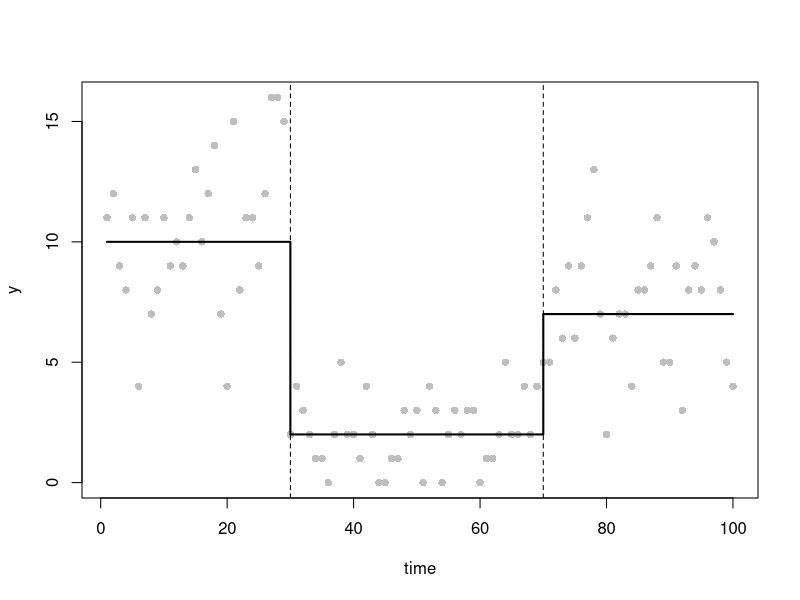
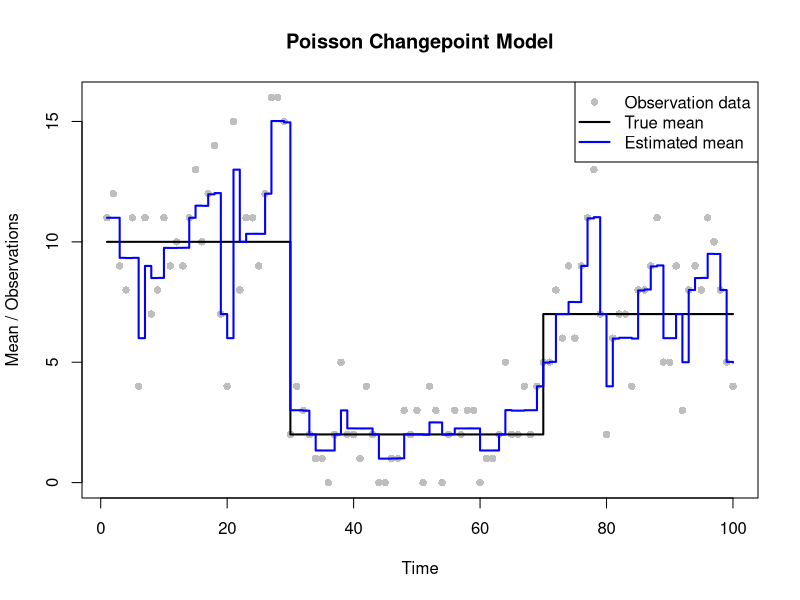
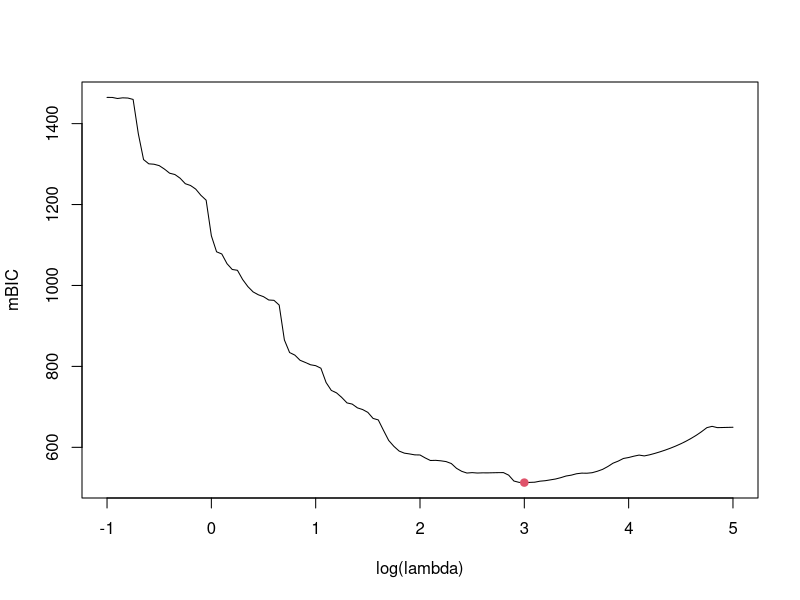
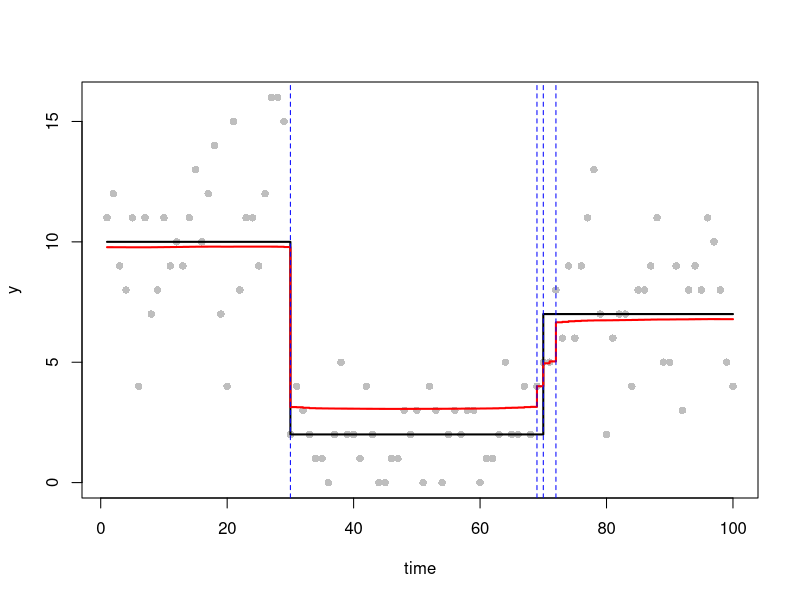

Here is the R script that generated these plots, in order:
# =============================================================================
# Changepoint Estimation
#
# Authors:
# Pierrick de Boer: S3034691
# Fagan Ganbarli: S3015664
# Raneem Alluhaydan: S3044929
#
# Contributions:
# Fagan Ganbarli (%): Task 1-3
# Raneem Alluhaydan (%): Task 4-5
# Pierrick de Boer (%): Task 6-7
#
# Overview:
# 
#
# Main functions:
# 1. poisson_lasso_objective
# 2. poisson_lasso_grad
# 3. poisson_lasso_hess
# 4. finite_grad
# 5. finite_hess
# =============================================================================

# Function definitions

# Task 2(a): Objective function

poisson_lasso_objective <- function(beta, y, lambda = 1, eps = 1e-6, X) {
  
  eta <- as.vector(X %*% beta)
  
  mu <- exp(eta)
  
  neg_logik <- -sum(dpois(y, lambda = mu, log = TRUE))
  
  penalty <- lambda * sum(sqrt(beta[-1] ^ 2 + eps))
  
  return(neg_logik + penalty)
}



# Task 2(b): Gradient function

poisson_lasso_grad <- function(beta, y, lambda = 1, eps = 1e-6, X) {
  
  eta <- as.vector(X %*% beta)
  
  mu <- exp(eta)
  
  grad <- as.vector(t(X) %*% (mu - y))
  
  grad[-1] <- grad[-1] + lambda * beta[-1] / sqrt(beta[-1] ^ 2 + eps)
  
  return(grad)
}


# Task 2(c): Hessian function

poisson_lasso_hess <- function(beta, y, lambda = 1, eps = 1e-6, X) {
  
  eta <- as.vector(X %*% beta)
  
  mu <- exp(eta)
  
  H <- crossprod(X, sweep(X, 1, mu, "*"))
  
  penalty_hess <- c(0, lambda * eps / (beta[-1] ^ 2 + eps) ^ (3/2))
  
  diag(H) <- diag(H) + penalty_hess
  
  return(H)
}


# Task 2: Numerical gradient

finite_grad <- function(fn, beta, h = 1e-5) {
  
  t <- length(beta)
  g <- numeric(t)
  
  for (i in 1:t) {
    
    beta_plus <- beta_minus <- beta
    
    beta_plus[i] <- beta_plus[i] + h
    beta_minus[i] <- beta_minus[i] - h
    
    g[i] <- (fn(beta_plus) - fn(beta_minus)) / (2 * h)
  }
  
  return(g)
}

# Task 2: Numerical Hessian

finite_hess <- function(fn, beta, h = 1e-5) {
  
  t <- length(beta)
  H <- matrix(0, t, t)
  
  for (i in 1:t) {
    
    beta_plus <- beta_minus <- beta
    
    beta_plus[i] <- beta_plus[i] + h
    beta_minus[i] <- beta_minus[i] - h
    
    H[, i] <- (fn(beta_plus) - fn(beta_minus)) / (2 * h)
  }
  
  return(H)
}


# =============================================================================
# Analysis and testing
# =============================================================================

# Task 1: Generate the data next set


set.seed(12345)

n <- 100

X <- outer(1:n, 1:n, ">=") * 1 



time <- 1:n

tau_true <- c(1, 30, 70, n+1) 

m_true <- length(tau_true)-2 

theta_true <- c(10, 2, 7) 

mu_true <- numeric(n) 

for(i in seq_along(theta_true)) {
  mu_true[tau_true[i]:(tau_true[i+1]-1)] <- theta_true[i]
}

y <- rpois(n, lambda = mu_true) ## simulate data y

plot(time, y, 
     pch = 16, 
     col = "grey")

lines(mu_true, 
      col="black", 
      lwd=2, 
      type ="s")

abline(v = tau_true[-c(1,length(tau_true))], 
       lty="dashed")

# Task 2: Checking the gradient and Hessian

beta_test <- c(log(mean(y)), rep(0.05, n - 1))

# Check gradient
grad_analytical <- poisson_lasso_grad(beta_test, y, X = X)

grad_numerical <- finite_grad(
  function(b) poisson_lasso_objective(b, y, X = X),
  beta_test
)

max(abs(grad_analytical - grad_numerical))


# Check Hessian

hess_analytical <- poisson_lasso_hess(beta_test, y, X = X)

hess_numerical <- finite_hess(
  function(b) poisson_lasso_grad(b, y, X = X),
  beta_test
)

max(abs(hess_analytical - hess_numerical))

# Task 3: Fit the model with lambda = 1

beta_start <- c(log(mean(y)), rep(0, n - 1))

fit <- optim(
  par = beta_start,
  fn = poisson_lasso_objective,
  gr = poisson_lasso_grad,
  y = y,
  lambda = 1,
  X = X,
  method = "BFGS",
  control = list(maxit = 10000, reltol = 1e-9)
)

fit$convergence
fit$message

beta_hat <- fit$par
mu_hat <- as.vector(exp(X %*% beta_hat))

# Plot
plot(time, y,
     pch = 16,
     col = "grey",
     xlab = "Time",
     ylab = "Mean / Observations",
     main = "Poisson Changepoint Model")

lines(time, mu_true,
      col = "black",
      lwd = 2,
      type = "s")

lines(time, mu_hat,
      col = "blue",
      lwd = 2,
      type = "s")

legend("topright",
       legend = c("Observation data",
                  "True mean",
                  "Estimated mean"),
       col = c("grey", "black", "blue"),
       pch = c(16, NA, NA),
       lty = c(NA, 1, 1),
       lwd = c(NA, 2, 2))


# Task 4: Choosing lambda using mBIC

lsp <- seq(-1, 5, by = 0.05)
mbic <- edf <- numeric(length(lsp))

b0 <- c(log(mean(y)), rep(0, n - 1))

for (i in 1:length(lsp)) {
  
  lambda <- exp(lsp[i])
  
  fit <- optim(b0, poisson_lasso_objective,
               gr = poisson_lasso_grad,
               y = y, lambda = lambda, X = X,
               method = "BFGS",
               control = list(maxit = 2000, reltol = 1e-9))
  
  if (fit$convergence != 0) {
    warning(paste("No convergence at", lambda))
    mbic[i] <- Inf
    next
  }
  
  b <- fit$par
  
  H1 <- poisson_lasso_hess(b, y, lambda, X = X)
  H0 <- poisson_lasso_hess(b, y, 0, X = X)
  
  edf[i] <- sum(diag(solve(H1, H0)))
  
  mu <- exp(cumsum(b))
  ll <- sum(dpois(y, mu, log = TRUE))
  
  mbic[i] <- 3 * (edf[i] - 1) * log(n) - 2 * ll
}

i.opt <- which.min(mbic)
lambda_best <- exp(lsp[i.opt])

lambda_best

plot(lsp, mbic, type = "l",
     xlab = "log(lambda)", ylab = "mBIC")

points(lsp[i.opt], mbic[i.opt], col = 2, pch = 19)


# Task 5: Fit the final model

fit <- optim(b0, poisson_lasso_objective,
             gr = poisson_lasso_grad,
             y = y, lambda = lambda_best, X = X,
             method = "BFGS",
             control = list(maxit = 2000, reltol = 1e-9))

fit$convergence

b <- fit$par
mu_hat <- exp(cumsum(b))

# Plot

plot(time, y, pch = 16, col = "grey")
lines(time, mu_true, col = "black", lwd = 2, type = "s")
lines(time, mu_hat, col = "red", lwd = 2, type = "s")

# Number of change points

H1 <- poisson_lasso_hess(b, y, lambda_best, X = X)
H0 <- poisson_lasso_hess(b, y, 0, X = X)

edf_best <- sum(diag(solve(H1, H0)))
m_hat <- floor(edf_best - 1)

# Change point locations

if (m_hat > 0) {
  tau_hat <- sort(order(abs(b[-1]),
                        decreasing = TRUE)[1:m_hat] + 1)
} else {
  tau_hat <- numeric(0)
}

abline(v = tau_hat, col = "blue", lty = 2)

# Final results

lambda_best
m_hat
tau_hat
